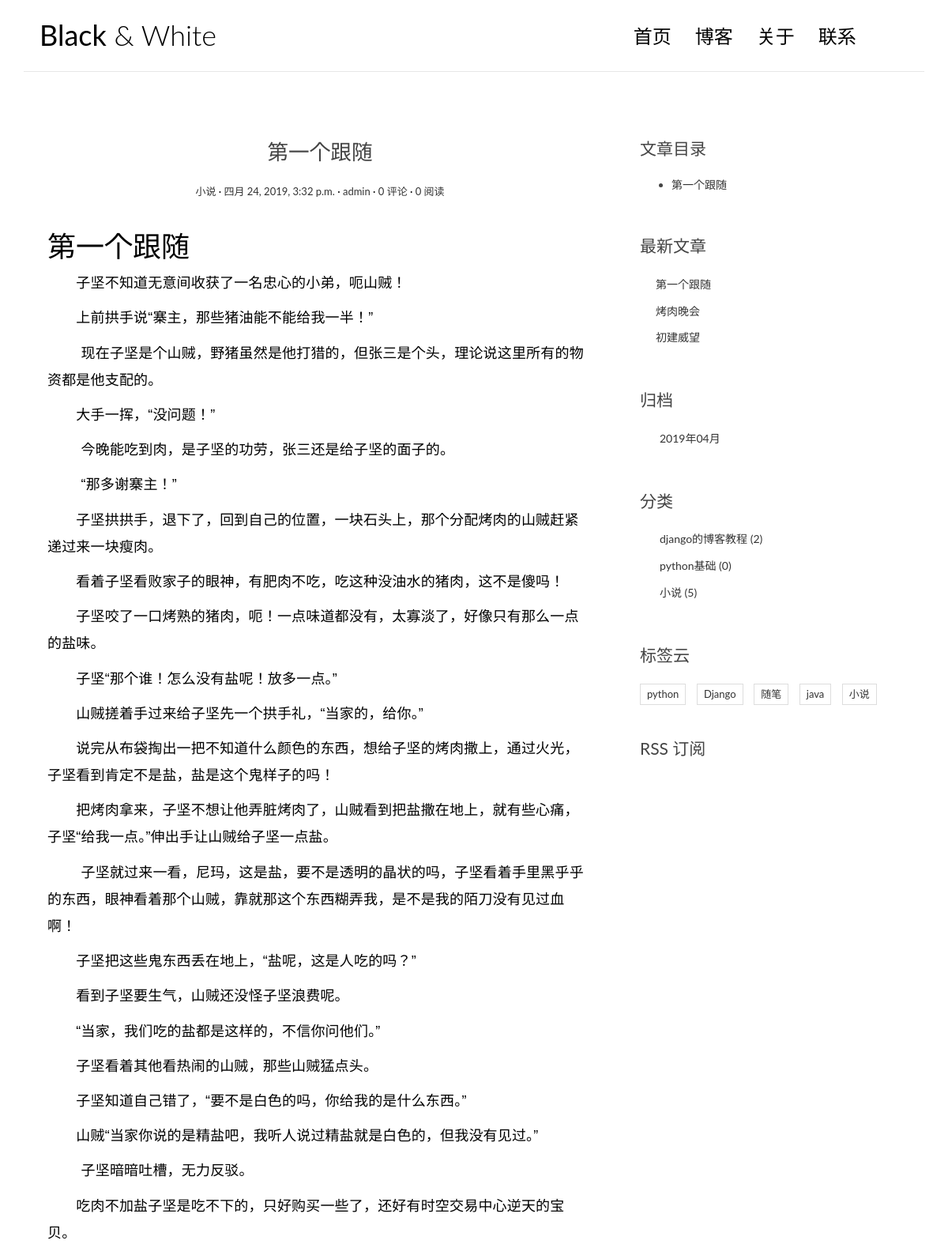
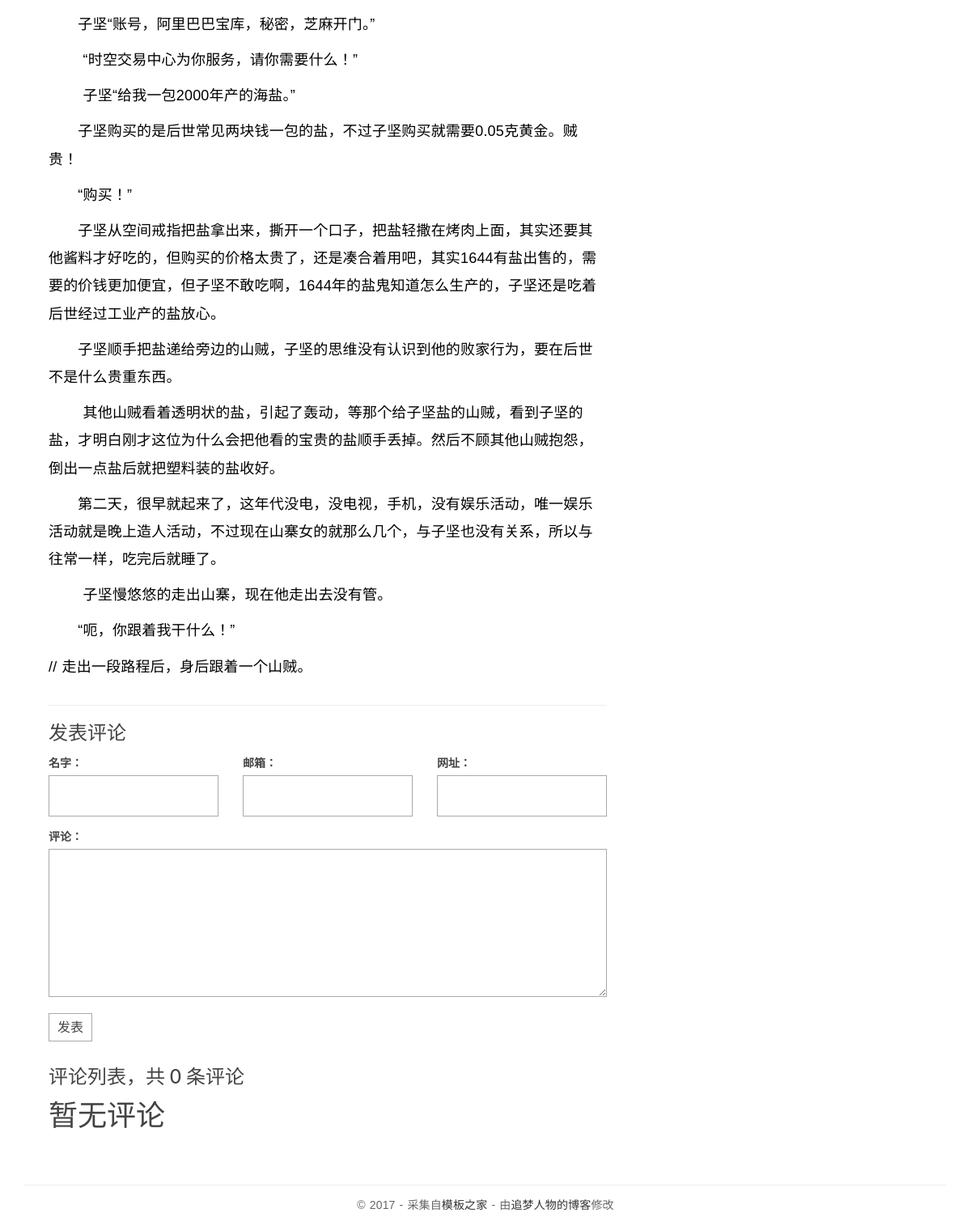
Screenshot of /blog/single/7/ with the database file from the repository (2 pictures, top to bottom).
### blog/models.py (models this page shows, shortened)
class Article(models.Model):
    title = models.CharField(max_length=50, verbose_name='文章')
    reads = models.IntegerField(default=0, verbose_name='浏览数')
    summany = models.TextField(verbose_name='文章摘要')
    count = models.TextField(verbose_name='内容')
    create_time = models.DateTimeField(auto_now_add=True, verbose_name='创建时间')
    modified_time = models.DateTimeField(auto_now=True, verbose_name='修改时间')
    author = models.ForeignKey(Author,on_delete=models.CASCADE, verbose_name='作者')
    sort_id = models.ForeignKey(Sort, on_delete=models.CASCADE, verbose_name='分类')
    label = models.ManyToManyField(Labels, verbose_name='标签')
    class Meta():
        ordering = ['-create_time']
        verbose_name_plural = '文章表'

class Sort(models.Model):
    classname = models.CharField(max_length=50, verbose_name='类别名称')
    def __str__(self):
        return self.classname
    class Meta():
        verbose_name_plural = '类别'

class Author(models.Model):
    username = models.CharField(max_length=20,verbose_name='作者')
    email = models.EmailField(verbose_name='邮箱')
    plone = models.IntegerField(max_length=11, verbose_name='手机号')
    def __str__(self):
        return self.username
    class Meta():
        verbose_name_plural = '作者表'

class Labels(models.Model):
    label_name = models.CharField(max_length=10, verbose_name='标签名')
    class Meta():
        verbose_name_plural = '标签表'

### blog/views.py (the view, shortened to what this page needs)
# urls.py: url(r'^single/(\d+)/$', single, name='single'),
def single(request, id):
    if request.method == 'GET':
        article = Article.objects.get(pk=id)
        md = markdown.Markdown(extensions=[
            'markdown.extensions.extra',
            'markdown.extensions.codehilite',
            'markdown.extensions.toc',
        ])
        article.count = md.convert(article.count)
        article.toc = md.toc
        return render(request, 'blog/single.html', {'article':article})

### blog/templatetags/blog_extras.py (called while the page is built)
@register.simple_tag
def get_articless():
    articless = Article.objects.all()[:3]
    return articless

@register.simple_tag
def get_sorts():
    sorts = Sort.objects.all()
    return sorts

@register.simple_tag
def get_labelss():
    labelss = Labels.objects.all()
    return labelss

@register.simple_tag
def get_dates():
    dates = Article.objects.datetimes('create_time', 'month', order='DESC')
    return dates

### templates/blog/single.html (shortened to what this page needs)
{% extends 'blog/base.html' %}
{% block lift %}
    <article class="post post-1">
        <header class="entry-header">
            <h1 class="entry-title">{{ article.title }}</h1>
            <div class="entry-meta">
                <span class="post-category"><a href="#">{{ article.sort_id }}</a></span>
                <span class="post-date"><a href="#"><time class="entry-date"
                                                          datetime="{{article.create_time}}">{{article.create_time}}</time></a></span>
                <span class="post-author"><a href="#">{{article.author}}</a></span>
                <span class="comments-link"><a href="#">{{article.comment_set.all.count}} 评论</a></span>
                <span class="views-count"><a href="#">{{article.reads}} 阅读</a></span>
            </div>
        </header>
        <div class="entry-content clearfix">
            <p>{{ article.count|safe }}</p>
        </div>
    </article>
    <section class="comment-area" id="comment-area">
        <hr>
        <h3>发表评论</h3>
        <form action="{% url 'blog:single' article.id%}" method="post" class="comment-form">
            <div class="row">
                <div class="col-md-4">
                    <label for="id_name">名字：</label>
                    <input type="text" id="id_name" name="name" required>
                </div>
                <div class="col-md-4">
                    <label for="id_email">邮箱：</label>
                    <input type="email" id="id_email" name="email" required>
                </div>
                <div class="col-md-4">
                    <label for="id_url">网址：</label>
                    <input type="text" id="id_url" name="url">
                </div>
                <div class="col-md-12">
                    <label for="id_comment">评论：</label>
                    <textarea name="comment" id="id_comment" required></textarea>
                    <button type="submit" class="comment-btn">发表</button>
                </div>
            </div>
        </form>
        <div class="comment-list-panel">
            <h3>评论列表，共 <span>{{ article.comment_set.all.count }}</span> 条评论</h3>
            <ul class="comment-list list-unstyled">
                {% for com in article.comment_set.all %}
                <li class="comment-item">
                    <span class="nickname">{{ com.name }}</span>
                    <time class="submit-date" datetime="{{ com.create }}">{{ com.create }}</time>
                    <div class="text">
                        {{ com.count }}
                    </div>
                </li>
                {% empty %}
                    <h1>暂无评论</h1>
                {% endfor %}
            </ul>
        </div>
    </section>
{% endblock %}
{% block toc %}
    <div class="widget widget-content">
        <h3 class="widget-title">文章目录</h3>
        {{ article.toc|safe }}
    </div>
{% endblock %}

### templates/blog/base.html (shortened to what this page needs)
{% load blog_extras %}
{% get_articless as articless %}
{% get_sorts as sorts %}
{% get_labelss as labelss %}
{% get_dates as dates %}
<!DOCTYPE html>
<html>
<head>
    <link rel="stylesheet" href="/static/css/bootstrap.min.css">
    <link rel="stylesheet" href="http://code.ionicframework.com/ionicons/2.0.1/css/ionicons.min.css">
    <link rel="stylesheet" href="/static/css/pace.css">
    <link rel="stylesheet" href="/static/css/custom.css">
</head>
<body>
<div class="container">
    <header id="site-header">
        <div class="row">
            <div class="col-md-4 col-sm-5 col-xs-8">
                <div class="logo">
                    <h1><a href="{% url 'blog:index' %}"><b>Black</b> &amp; White</a></h1>
                </div>
            </div>
            <div class="col-md-8 col-sm-7 col-xs-4">
                <nav class="main-nav" role="navigation">
                    <div class="collapse navbar-collapse" id="bs-example-navbar-collapse-1">
                        <ul class="nav navbar-nav navbar-right">
                            <li class="cl-effect-11"><a href="{% url 'blog:index' %}" data-hover="首页">首页</a></li>
                            <li class="cl-effect-11"><a href="full-width.html" data-hover="博客">博客</a></li>
                            <li class="cl-effect-11"><a href="about.html" data-hover="关于">关于</a></li>
                            <li class="cl-effect-11"><a href="contact.html" data-hover="联系">联系</a></li>
                        </ul>
                    </div>
                </nav>
            </div>
        </div>
    </header>
</div>
<div class="content-body">
    <div class="container">
        <div class="row">
            <main class="col-md-8">
                {% block lift %}
                {% endblock %}
            </main>
            <aside class="col-md-4">
                {% block toc %}
                {% endblock %}
                <div class="widget widget-recent-posts">
                    <h3 class="widget-title">最新文章</h3>
                    <ul>
                        {% for article in articless %}
                        <li>
                            <a href="{% url 'blog:single' article.id%}">{{article.title}}</a>
                        </li>
                        {% empty %}
                            <h1>ppinda</h1>
                        {% endfor %}
                    </ul>
                </div>
                <div class="widget widget-archives">
                    <h3 class="widget-title">归档</h3>
                    {% regroup dates by year as dates_by_year %}
                    <ul>
                        {% for mouth in dates_by_year %}
                            {% for d in mouth.list %}
                            <li>
                                <a href="{% url 'blog:archive' mouth.grouper d|date:'m' %}">{{ mouth.grouper }}年{{ d| date:'m' }}月</a>
                            </li>
                            {% endfor %}
                        {% endfor %}
                    </ul>
                </div>
                <div class="widget widget-category">
                    <h3 class="widget-title">分类</h3>
                    <ul>
                        {% for sort in sorts %}
                            <li>
                                <a href="{% url 'blog:sort' sort.id%}">{{ sort.classname }} <span class="post-count">({{ sort.article_set.all.count }})</span></a>
                            </li>
                        {% empty %}
                            <h1>没有分类</h1>
                        {% endfor %}
                    </ul>
                </div>
                <div class="widget widget-tag-cloud">
                    <h3 class="widget-title">标签云</h3>
                    <ul>
                        {% for label in labelss %}
                            <li>
                                <a href="{% url 'blog:labels' label.id%}">{{ label.label_name }}</a>
                            </li>
                        {% empty %}
                            <h1>暂无标签</h1>
                        {% endfor %}
                    </ul>
                </div>
                <div class="rss">
                    <a href="{% url 'blog:rss' %}"> RSS 订阅</a>
                </div>
            </aside>
        </div>
    </div>
</div>
<footer id="site-footer">
    <div class="container">
        <div class="row">
            <div class="col-md-12">
                <p class="copyright">&copy 2017 - 采集自<a href="http://www.cssmoban.com/"
                                                        target="_blank" title="模板之家">模板之家</a>
                    - 由<a href="http://zmrenwu.com/" title="网页模板" target="_blank">追梦人物的博客</a>修改
                </p>
            </div>
        </div>
    </div>
</footer>
</body>
</html>

### static/css/custom.css (style rules this page uses)
* { outline: none; }
h1, h2, h3, h4, h5, h6 { margin-top: 0; }
b { font-weight: 400; }
a { color: #333; }
body { color: #444; font-family: 'Lato', sans-serif; }
p { font-family: 'Ubuntu', sans-serif; font-weight: 400; word-spacing: 1px; letter-spacing: 0.01em; }
#site-header { background-color: #FFF; padding: 25px 20px; margin-bottom: 40px; border-bottom: 1px solid #e7e7e7; }
.logo h1 a { color: #000; }
.logo h1 { margin: 0; font-family: 'Lato', sans-serif; font-weight: 300; }
.main-nav { margin-top: 11px; max-width: 95%; }
.main-nav a { color: #000000 !important; padding: 0 0 5px 0 !important; margin-right: 30px; font-family: 'Lato', sans-serif; font-weight: 300; font-size: 24px; }
.cl-effect-11 a { padding: 10px 0; color: #0972b4; text-shadow: none; }
.cl-effect-11 a::before { position: absolute; top: 0; left: 0; overflow: hidden; padding: 0 0 5px 0 !important; max-width: 0; border-bottom: 1px solid #000; color: #000; content: attr(data-hover); white-space: nowrap; -webkit-transition: max-width 0.5s; -moz-transition: max-width 0.5s; transition: max-width 0.5s; }
.content-body { padding-bottom: 4em; }
.post { background: #fff; padding: 30px 30px 0; }
.entry-title { text-align: center; font-size: 1.9em; margin-bottom: 20px; line-height: 1.6; padding: 10px 20px 0; }
.entry-meta { text-align: center; color: #DDDDDD; font-size: 13px; margin-bottom: 30px; }
.entry-content { font-size: 18px; line-height: 1.9; font-weight: 300; color: #000; }
.post-category::after, .post-date::after, .post-author::after, .comments-link::after { content: ' ·'; color: #000; }
.widget { background: #fff; padding: 30px 0 0; }
.widget-title { font-size: 1.5em; margin-bottom: 20px; line-height: 1.6; padding: 10px 0 0; font-weight: 400; }
.widget-recent-posts ul { padding: 0; margin: 0; padding-left: 20px; }
.widget-recent-posts ul li { list-style-type: none; position: relative; line-height: 170%; margin-bottom: 10px; }
.widget-recent-posts ul li::before { content: '\f3d3'; font-family: "Ionicons"; position: absolute; left: -17px; top: 3px; font-size: 16px; color: #000; }
.widget-archives ul { padding: 0; margin: 0; padding-left: 25px; }
.widget-archives ul li { list-style-type: none; position: relative; line-height: 170%; margin-bottom: 10px; }
.widget-archives ul li::before { content: '\f3f3'; font-family: "Ionicons"; position: absolute; left: -25px; top: 1px; font-size: 16px; color: #000; }
.widget-category ul { padding: 0; margin: 0; padding-left: 25px; }
.widget-category ul li { list-style-type: none; position: relative; line-height: 170%; margin-bottom: 10px; }
.widget-category ul li::before { content: '\f3fe'; font-family: "Ionicons"; position: absolute; left: -25px; top: 1px; font-size: 18px; color: #000; }
.widget-tag-cloud ul { padding: 0; margin: 0; margin-right: -10px; }
.widget-tag-cloud ul li { list-style-type: none; font-size: 13px; display: inline-block; margin-right: 10px; margin-bottom: 10px; padding: 3px 8px; border: 1px solid #ddd; }
.widget-content ul li { margin-bottom: 10px; }
.rss { font-size: 21px; margin-top: 30px; }
.rss a { color: #444; }
#site-footer { padding-top: 10px; padding: 0 0 1.5em 0; }
.copyright { text-align: center; padding-top: 1em; margin: 0; border-top: 1px solid #eee; color: #666; }
.contact-form input, .comment-form input { border: 1px solid #aaa; margin-bottom: 15px; width: 100%; padding: 15px 15px; font-size: 16px; line-height: 100%; transition: 0.4s border-color linear; }
.contact-form textarea, .comment-form textarea { border: 1px solid #aaa; margin-bottom: 15px; width: 100%; padding: 15px 15px; font-size: 16px; line-height: 20px !important; min-height: 183px; transition: 0.4s border-color linear; }
.comment-area { padding: 0 30px 0; }
.comment-form { margin-top: 15px; }
.comment-form .comment-btn { background-color: #fff; border: 1px solid #aaa; font-size: 16px; padding: 5px 10px; }
.comment-list-panel { margin-top: 30px; }
.comment-list { margin-top: 15px; }

### rows the page displays
Article: title "第一个跟随", sort_id "小说", create_time "四月 24, 2019, 3:32 p.m.", author "admin", comment_set.all.count "0", reads "0", count "第一个跟随 子坚不知道无意间收获了一名忠心的小弟，呃山贼！ 上前拱手说“寨主，那些猪油能不能给我一半！” 现在子坚是个山贼，野猪虽然是他打猎的，但张三是个头，理论说这里所有的物资都是他支配的。 大手一挥，“没问题！” 今晚能吃到肉，是子坚的功劳，张三还是给子坚的面子的。 “那多谢寨主！” 子坚拱拱手，退下了，回到自己的位置，一块石头上，那个分配烤肉的山贼赶紧递过来一块瘦肉。 看着子坚看败家子的眼神，有肥肉不吃，吃这种没油水的猪肉，这不是傻吗！ 子坚咬了一口烤熟的猪肉，呃！一点味道都没有，太寡淡了，好像只有那么一点的盐味。 子坚“那个谁！怎么没有盐呢！放多一点。” 山贼搓着手过来给子坚先一个拱手礼，“当家的，给你。” 说完从布袋掏出一把不知道什么颜色的东西，想给子坚的烤肉撒上，通过火光，子坚看到肯定不是盐，盐是这个鬼样子的吗！ 把烤肉拿来，子坚不想让他弄脏烤肉了，山贼看到把盐撒在地上，就有些心痛，子坚“给我一点。”伸出手让山贼给子坚一点盐。 子坚就过来一看，尼玛，这是盐，要不是透明的晶状的吗，子坚看着手里黑乎乎的东西，眼神看着那个山贼，靠就那这个东西糊弄我，是不是我的陌刀没有见过血啊！ 子坚把这些鬼东西丢在地上，“盐呢，这是人吃的吗？” 看到子坚要生气，山贼还没怪子坚浪费呢。 “当家，我们吃的盐都是这样的，不信你问他们。” 子坚看着其他看热闹的山贼，那些山贼猛点头。 子坚知道自己错了，“要不是白色的吗，你给我的是什么东西。” 山贼“当家你说的是精盐吧，我听人说过精盐就是白色的，但我没有见过。” 子坚暗暗吐槽，无力反驳。…", toc "第一个跟随"
Article: title "烤肉晚会"
Article: title "初建威望"
Sort: classname "django的博客教程", article_set.all.count "2"
Sort: classname "python基础", article_set.all.count "0"
Sort: classname "小说", article_set.all.count "5"
Labels: label_name "python"
Labels: label_name "Django"
Labels: label_name "随笔"
Labels: label_name "java"
Labels: label_name "小说"

### other values shown
{{ mouth.grouper }} "2019"
{{ d| date:'m' }} "04"
